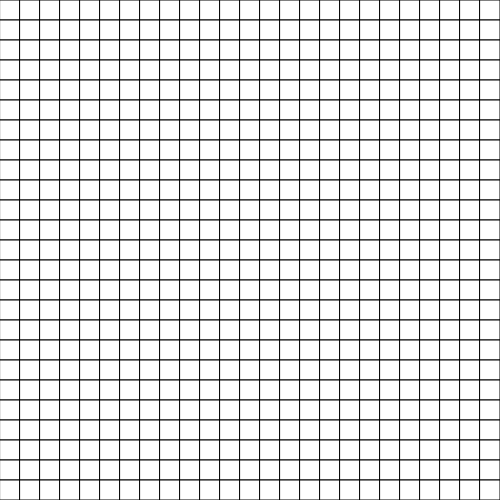
Frame 1 (no input)
Frame 60 (no input): identical to frame 1, image omitted
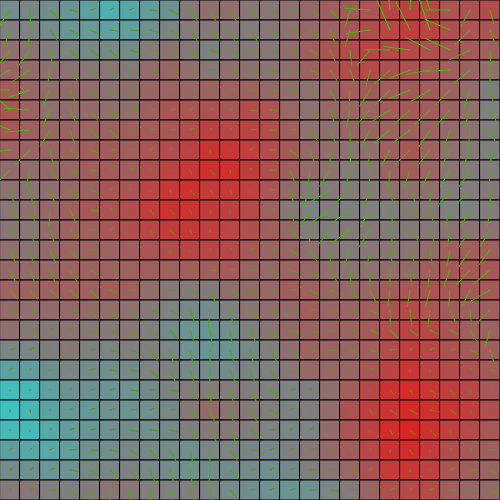
Frame 120 (the mouse pressed at the canvas centre since frame 60)

The p5.js sketch that drew these frames (run headless with seeded random() and noise() and a simulated clock; from frame 60 on, the mouse is pressed at the canvas centre):

// p5.js sketch
// ── sketch.js
var stepSize = 20;

function setup() {
  createCanvas(500, 500);
}
///////////////////////////////////////////////////////////////////////
function draw() {
  background(125);
    
  colorGrid();
  
  compassGrid();
}
///////////////////////////////////////////////////////////////////////
function colorGrid(){
    numOfRows = 25 
    numOfColumns = 25 
    
    startPointX = 0
    startPointY = 0
    
    width = stepSize
    height = stepSize
    
    for (var i=0; i<numOfRows; i++){
        for (var j=0; j<numOfColumns; j++){
            
        var n = noise(i/10, j/10, frameCount/mouseX);
            
        let from = color(255, 0, 0);
        let to = color(0, 255, 255); // CHANGED COLOUR FROM GREEN TO BLUE TO MAKE IT MY OWN
        colorMode(RGB); 
        let interA = lerpColor(from, to,n);
        fill(interA);
        stroke(0,0,0)
        rect(startPointX + (j * width), startPointY + (i * height) ,width, height);

        } 
    }

}
///////////////////////////////////////////////////////////////////////
function compassGrid(){
    numOfRows = 25 
    numOfColumns = 25 
    x1 = 0
    y1 = 0
    x2 = 0
    y2 = 0
    r=-stepSize
    
    x3 = width/2    // 10
    y3 = height/2   // 10
//    
//    x3 
//    y3



    translate(-stepSize/2,y3) 

     for (var i=0; i<numOfRows; i++){
         for (var j=0; j<numOfColumns; j++){
             
            translate(stepSize,0)
            push()
   
            var n = noise(x1+j/10, y1+i/10, frameCount/mouseX);
            var secAngle = map(n,0,1,0,720)
            rotate(radians(secAngle))
            
            // IMPLEMENT COLOUR CHANGE
            let from = color(150, 100, 0);
            let to = color(0, 255, 0);
            colorMode(RGB); // Try changing to HSB.
            let interB = lerpColor(from, to,n);
            stroke(interB);
 
            // IMPLEMENT COMPASS LENGTH CHANGE
            line(0,0,0, r+secAngle/10)  
            pop()
        }

         translate(-j*stepSize,stepSize)
     }
    

  
}
